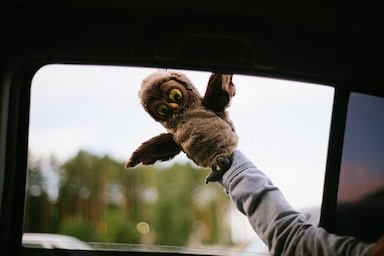
#> input picture pillow tasks/Рианна.jpg, 384 x 256 px
$ python dimapillow.py
#> lines starting #> are read from the running program, lines starting #| are printed output that depends on the picture
from PIL import Image, ImageDraw


im = Image.open("Рианна.jpg")
#> im is the input picture: PIL image 384x256 RGB; mean R, G, B 96.1, 94.6, 86.8
pixels = im.load()
x, y = im.size
#> x = 384; y = 256
reds = []
greens = []
blues = []
for i in range(x):
    for j in range(y):
        r, g, b = pixels[i, j]
        reds.append(r)
        greens.append(g)
        blues.append(b)
#> after the loop, blues = 98304 items; greens = 98304 items; reds = 98304 items
avg_r, avg_g, avg_b = sum(reds) // len(reds), sum(greens) // len(greens), sum(blues) // len(blues)
#> avg_r = 96; avg_g = 94; avg_b = 86
avg_im = Image.new("RGB", (x, y), (avg_r, avg_g, avg_b))
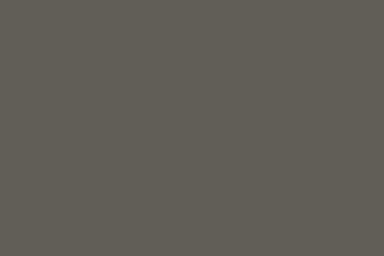
#> avg_im: PIL image 384x256 RGB; mean R, G, B 96, 94, 86
avg_im.save('average_image.png')
